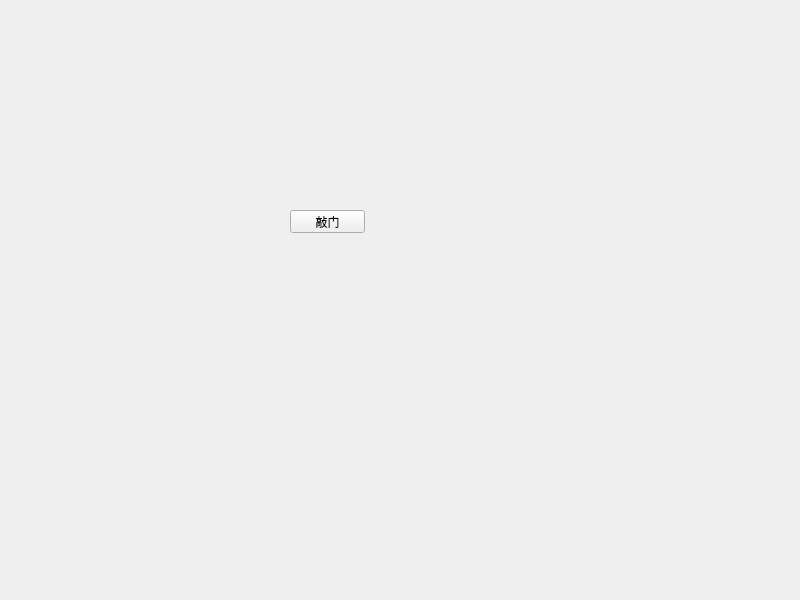
<?xml version="1.0" encoding="UTF-8"?>
<ui version="4.0">
 <class>Widget</class>
 <widget class="QWidget" name="Widget">
  <property name="geometry">
   <rect>
    <x>0</x>
    <y>0</y>
    <width>800</width>
    <height>600</height>
   </rect>
  </property>
  <property name="windowTitle">
   <string>Widget</string>
  </property>
  <widget class="QPushButton" name="pushButton">
   <property name="geometry">
    <rect>
     <x>290</x>
     <y>210</y>
     <width>75</width>
     <height>23</height>
    </rect>
   </property>
   <property name="text">
    <string>敲门</string>
   </property>
  </widget>
 </widget>
 <resources/>
 <connections/>
</ui>
